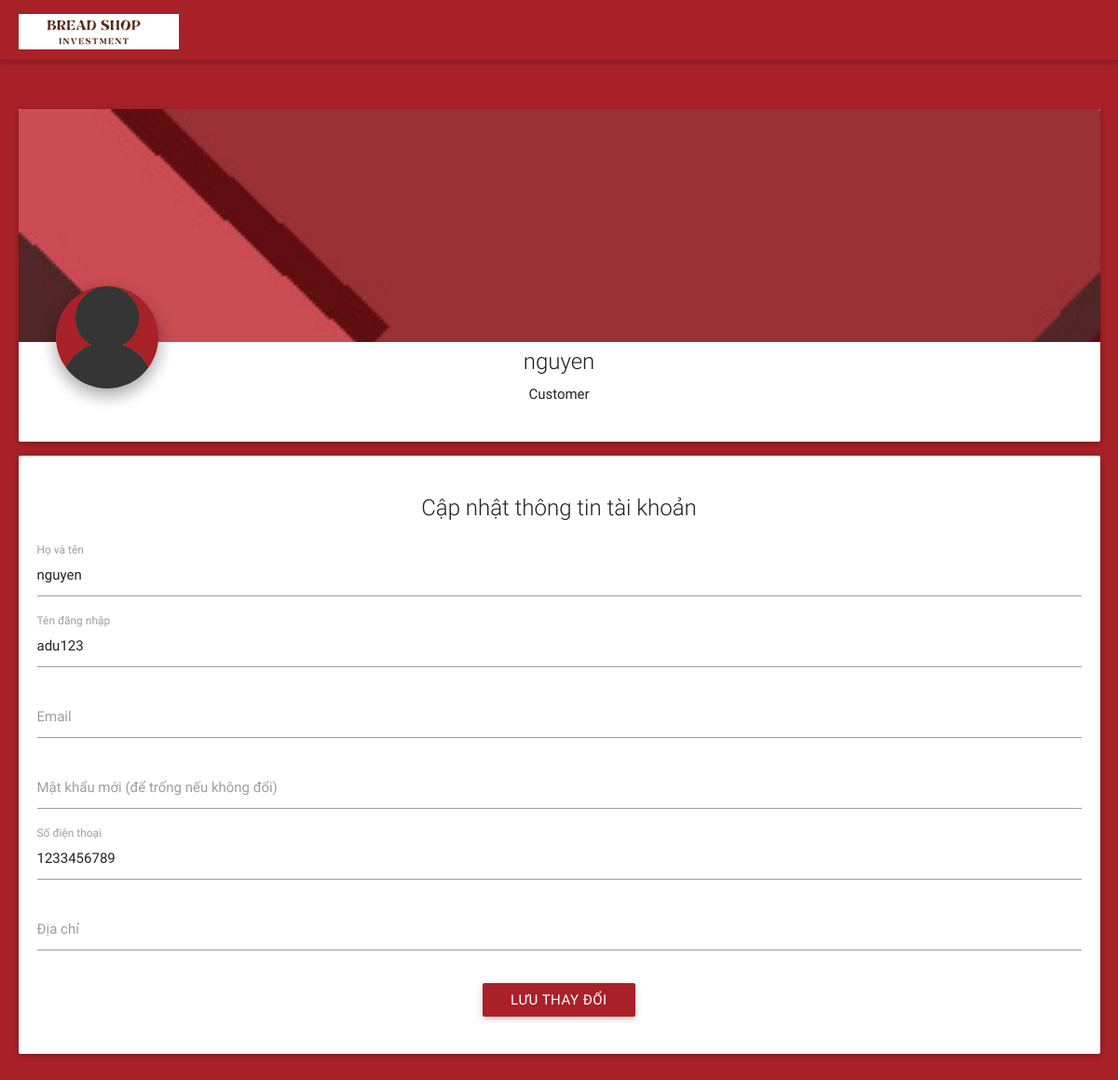
The app's page /details.php (signed in) with its own data.
### tables this page shows
CREATE TABLE `users` (
  `id` int(11) NOT NULL,
  `role` varchar(15) NOT NULL DEFAULT 'Customer',
  `name` varchar(100) NOT NULL,
  `username` varchar(50) NOT NULL,
  `password` varchar(255) NOT NULL,
  `email` varchar(100) DEFAULT NULL,
  `address` varchar(300) DEFAULT NULL,
  `contact` bigint(20) DEFAULT NULL,
  `verified` tinyint(1) DEFAULT 0,
  `deleted` tinyint(1) DEFAULT 0
);

### details.php (the view, shortened to what this page needs)
<?php
include 'includes/connect.php';
$user_id = $_SESSION['user_id'];
$role = $_SESSION['role'];
$name = $username = $email = $contact = $address = "";
$stmt = $con->prepare("SELECT * FROM users WHERE id = ?");
$stmt->bind_param("i", $user_id);
$stmt->execute();
$result = $stmt->get_result();
if ($row = $result->fetch_assoc()) {
    $name = htmlspecialchars($row['name']);
    $username = htmlspecialchars($row['username']);
    $email = htmlspecialchars($row['email']);
    $contact = htmlspecialchars($row['contact']);
    $address = htmlspecialchars($row['address']);
}
?>
<!DOCTYPE html>
<html lang="vi">
<head>
  <link href="css/materialize.min.css" type="text/css" rel="stylesheet" media="screen,projection">
  <link href="css/style.min.css" type="text/css" rel="stylesheet" media="screen,projection">
  <link href="css/custom/custom.min.css" type="text/css" rel="stylesheet" media="screen,projection">
  <link href="js/plugins/perfect-scrollbar/perfect-scrollbar.css" type="text/css" rel="stylesheet" media="screen,projection">
</head>
<body class="cyan">
  <header id="header" class="page-topbar">
        <div class="navbar-fixed">
            <nav class="navbar-color">
                <div class="nav-wrapper">
                    <ul class="left">
                      <li><h1 class="logo-wrapper"><a href="index.php" class="brand-logo darken-1"><img src="images/logo.png" alt="logo"></a> <span class="logo-text">Logo</span></h1></li>
                    </ul>
                </div>
            </nav>
        </div>
  </header>
  <main>
    <div class="section"></div>
    <div class="container">
      <div id="profile-page" class="section">
        <div id="profile-page-header" class="card">
          <div class="card-image waves-effect waves-block waves-light">
            <img src="images/user-bg.jpg" alt="user background">
          </div>
          <figure class="card-profile-image">
            <img src="images/avatar.jpg" alt="profile image" class="circle z-depth-2 responsive-img activator">
          </figure>
          <div class="card-content">
            <div class="row">
              <div class="col s12 center-align">
                <h4 class="card-title grey-text text-darken-4"><?php echo $name; ?></h4>
                <p class="user-role"><?php echo $role; ?></p>
              </div>
            </div>
          </div>
        </div>
        <div class="card">
          <div class="card-content">
            <h5 class="card-title center">Cập nhật thông tin tài khoản</h5>
            <form class="formValidate col s12" id="formValidate" method="post" action="routers/details-router.php" novalidate="novalidate">
              <div class="row">
                <div class="input-field col s12">
                  <label for="name">Họ và tên</label>
                  <input name="name" id="name" type="text" value="<?php echo $name; ?>" required>
                </div>
                <div class="input-field col s12">
                  <label for="username">Tên đăng nhập</label>
                  <input name="username" id="username" type="text" value="<?php echo $username; ?>" required>
                </div>
                <div class="input-field col s12">
                  <label for="email">Email</label>
                  <input name="email" id="email" type="email" value="<?php echo $email; ?>" required>
                </div>
                <div class="input-field col s12">
                  <label for="password">Mật khẩu mới (để trống nếu không đổi)</label>
                  <input name="password" id="password" type="password">
                </div>
                <div class="input-field col s12">
                  <label for="phone">Số điện thoại</label>
                  <input name="phone" id="phone" type="text" value="<?php echo $contact; ?>" required>
                </div>
                <div class="input-field col s12">
                  <label for="address">Địa chỉ</label>
                  <input name="address" id="address" type="text" value="<?php echo $address; ?>" required>
                </div>
              </div>
              <div class="row center">
                <button class="btn cyan waves-effect waves-light" type="submit">Lưu thay đổi</button>
              </div>
            </form>
          </div>
        </div>
      </div>
    </div>
  </main>
</body>
</html>

### details.php (style rules this page uses)
.input-field label.active { width:100%; }

### records on screen
users: name "nguyen", username "adu123", phone "1233456789"

### other values on screen
$role "Customer"
